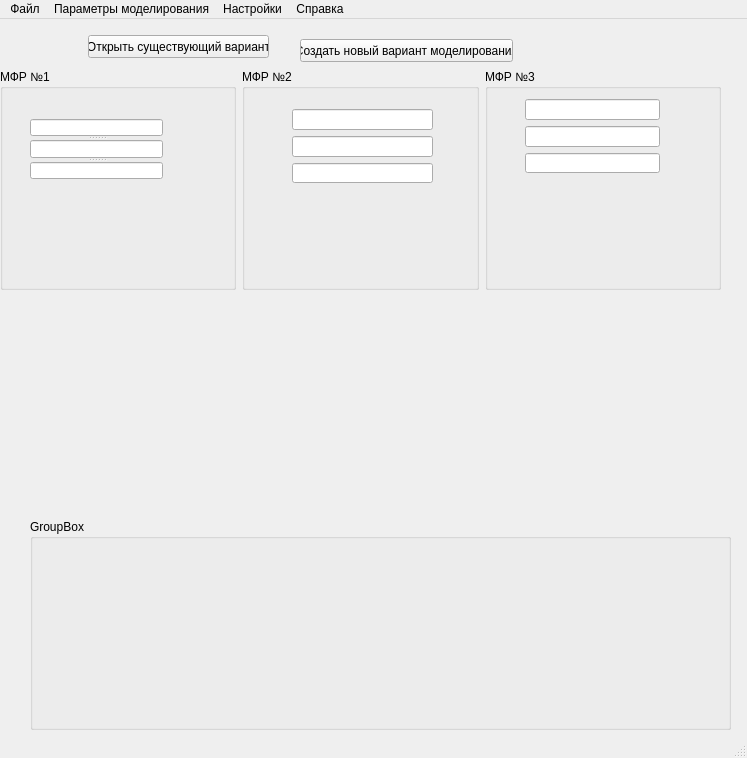
<?xml version="1.0" encoding="UTF-8"?>
<ui version="4.0">
 <class>MainWindow</class>
 <widget class="QMainWindow" name="MainWindow">
  <property name="geometry">
   <rect>
    <x>0</x>
    <y>0</y>
    <width>747</width>
    <height>758</height>
   </rect>
  </property>
  <property name="minimumSize">
   <size>
    <width>640</width>
    <height>480</height>
   </size>
  </property>
  <property name="maximumSize">
   <size>
    <width>1920</width>
    <height>1080</height>
   </size>
  </property>
  <property name="windowTitle">
   <string>Программа подготовки варианта моделирования</string>
  </property>
  <widget class="QWidget" name="centralwidget">
   <property name="minimumSize">
    <size>
     <width>640</width>
     <height>480</height>
    </size>
   </property>
   <property name="maximumSize">
    <size>
     <width>1920</width>
     <height>1080</height>
    </size>
   </property>
   <widget class="QPushButton" name="pushButton_create_new">
    <property name="geometry">
     <rect>
      <x>300</x>
      <y>20</y>
      <width>213</width>
      <height>23</height>
     </rect>
    </property>
    <property name="text">
     <string>Создать новый вариант моделирования</string>
    </property>
   </widget>
   <widget class="QPushButton" name="pushButton_open_exist">
    <property name="enabled">
     <bool>true</bool>
    </property>
    <property name="geometry">
     <rect>
      <x>88</x>
      <y>16</y>
      <width>181</width>
      <height>23</height>
     </rect>
    </property>
    <property name="text">
     <string>Открыть существующий вариант</string>
    </property>
    <property name="checkable">
     <bool>false</bool>
    </property>
   </widget>
   <widget class="QGroupBox" name="groupBox_4">
    <property name="geometry">
     <rect>
      <x>30</x>
      <y>500</y>
      <width>701</width>
      <height>211</height>
     </rect>
    </property>
    <property name="title">
     <string>GroupBox</string>
    </property>
   </widget>
   <widget class="QWidget" name="horizontalLayoutWidget">
    <property name="geometry">
     <rect>
      <x>0</x>
      <y>50</y>
      <width>721</width>
      <height>221</height>
     </rect>
    </property>
    <layout class="QHBoxLayout" name="horizontalLayout">
     <item>
      <widget class="QGroupBox" name="groupBox">
       <property name="title">
        <string>МФР №1</string>
       </property>
       <widget class="QSplitter" name="splitter">
        <property name="geometry">
         <rect>
          <x>30</x>
          <y>50</y>
          <width>133</width>
          <height>60</height>
         </rect>
        </property>
        <property name="orientation">
         <enum>Qt::Vertical</enum>
        </property>
        <widget class="QLineEdit" name="lineEdit">
         <property name="inputMask">
          <string/>
         </property>
         <property name="text">
          <string/>
         </property>
        </widget>
        <widget class="QLineEdit" name="lineEdit_2"/>
        <widget class="QLineEdit" name="lineEdit_3"/>
       </widget>
      </widget>
     </item>
     <item>
      <widget class="QGroupBox" name="groupBox_2">
       <property name="title">
        <string>МФР №2</string>
       </property>
       <widget class="QWidget" name="">
        <property name="geometry">
         <rect>
          <x>50</x>
          <y>40</y>
          <width>141</width>
          <height>74</height>
         </rect>
        </property>
        <layout class="QVBoxLayout" name="verticalLayout">
         <item>
          <widget class="QLineEdit" name="lineEdit_4"/>
         </item>
         <item>
          <widget class="QLineEdit" name="lineEdit_5"/>
         </item>
         <item>
          <widget class="QLineEdit" name="lineEdit_6"/>
         </item>
        </layout>
       </widget>
      </widget>
     </item>
     <item>
      <widget class="QGroupBox" name="groupBox_3">
       <property name="title">
        <string>МФР №3</string>
       </property>
       <widget class="QWidget" name="">
        <property name="geometry">
         <rect>
          <x>40</x>
          <y>30</y>
          <width>135</width>
          <height>74</height>
         </rect>
        </property>
        <layout class="QVBoxLayout" name="verticalLayout_2">
         <item>
          <widget class="QLineEdit" name="lineEdit_7"/>
         </item>
         <item>
          <widget class="QLineEdit" name="lineEdit_8"/>
         </item>
         <item>
          <widget class="QLineEdit" name="lineEdit_9"/>
         </item>
        </layout>
       </widget>
      </widget>
     </item>
    </layout>
   </widget>
  </widget>
  <widget class="QMenuBar" name="menubar">
   <property name="geometry">
    <rect>
     <x>0</x>
     <y>0</y>
     <width>747</width>
     <height>21</height>
    </rect>
   </property>
   <widget class="QMenu" name="menuFile">
    <property name="title">
     <string>Файл</string>
    </property>
    <addaction name="action"/>
    <addaction name="action_3"/>
    <addaction name="separator"/>
    <addaction name="action_5"/>
   </widget>
   <widget class="QMenu" name="menu">
    <property name="title">
     <string>Параметры моделирования</string>
    </property>
   </widget>
   <widget class="QMenu" name="menu_2">
    <property name="title">
     <string>Настройки</string>
    </property>
   </widget>
   <widget class="QMenu" name="menu_3">
    <property name="title">
     <string>Справка</string>
    </property>
   </widget>
   <addaction name="menuFile"/>
   <addaction name="menu"/>
   <addaction name="menu_2"/>
   <addaction name="menu_3"/>
  </widget>
  <widget class="QStatusBar" name="statusbar"/>
  <action name="action">
   <property name="text">
    <string>Создать новый вариант моделирования</string>
   </property>
   <property name="shortcut">
    <string>Ctrl+N</string>
   </property>
  </action>
  <action name="action_3">
   <property name="text">
    <string>Открыть вариант моделиования</string>
   </property>
   <property name="shortcut">
    <string>Ctrl+O</string>
   </property>
  </action>
  <action name="action_5">
   <property name="text">
    <string>Выход</string>
   </property>
  </action>
 </widget>
 <resources/>
 <connections/>
</ui>
